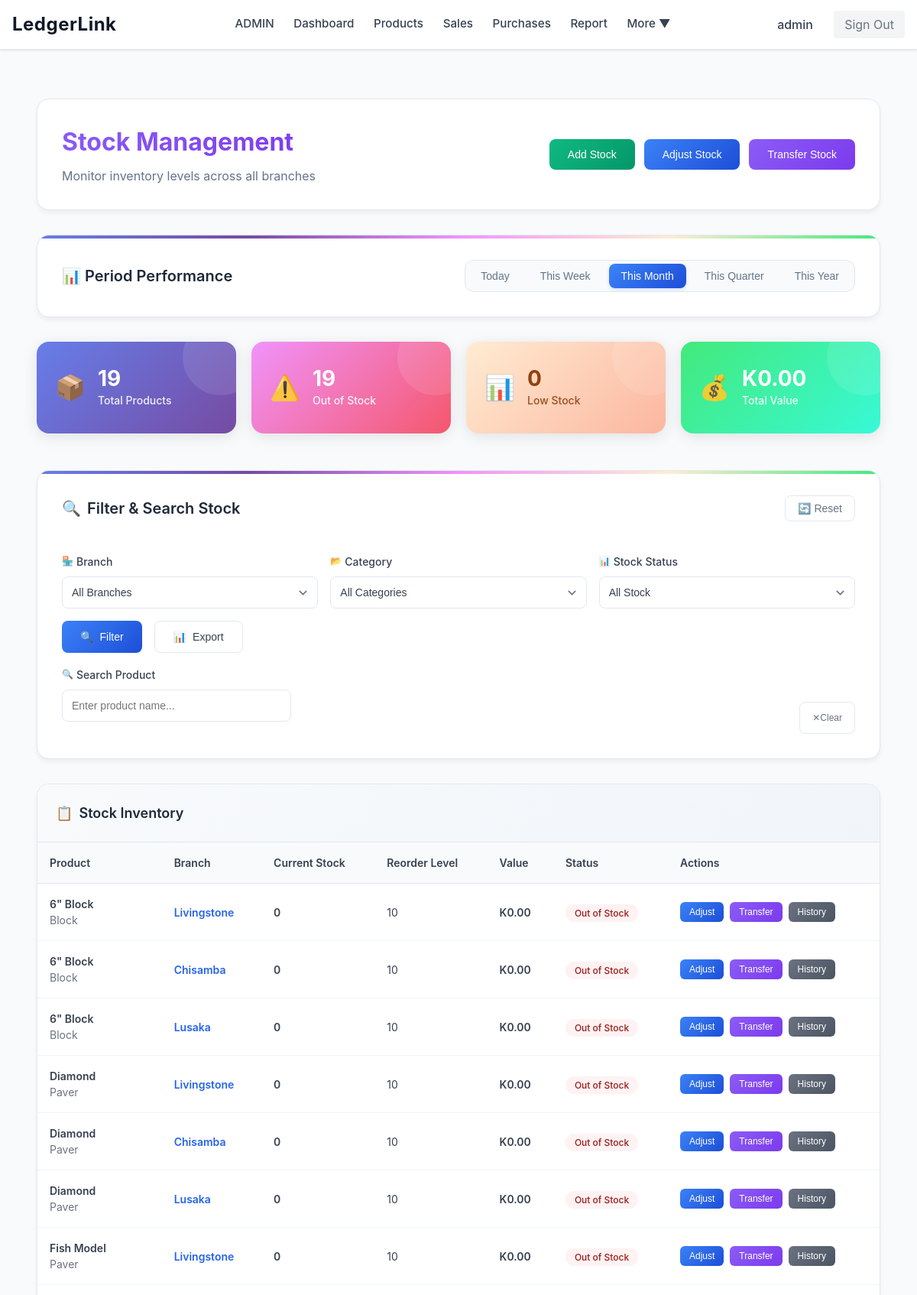
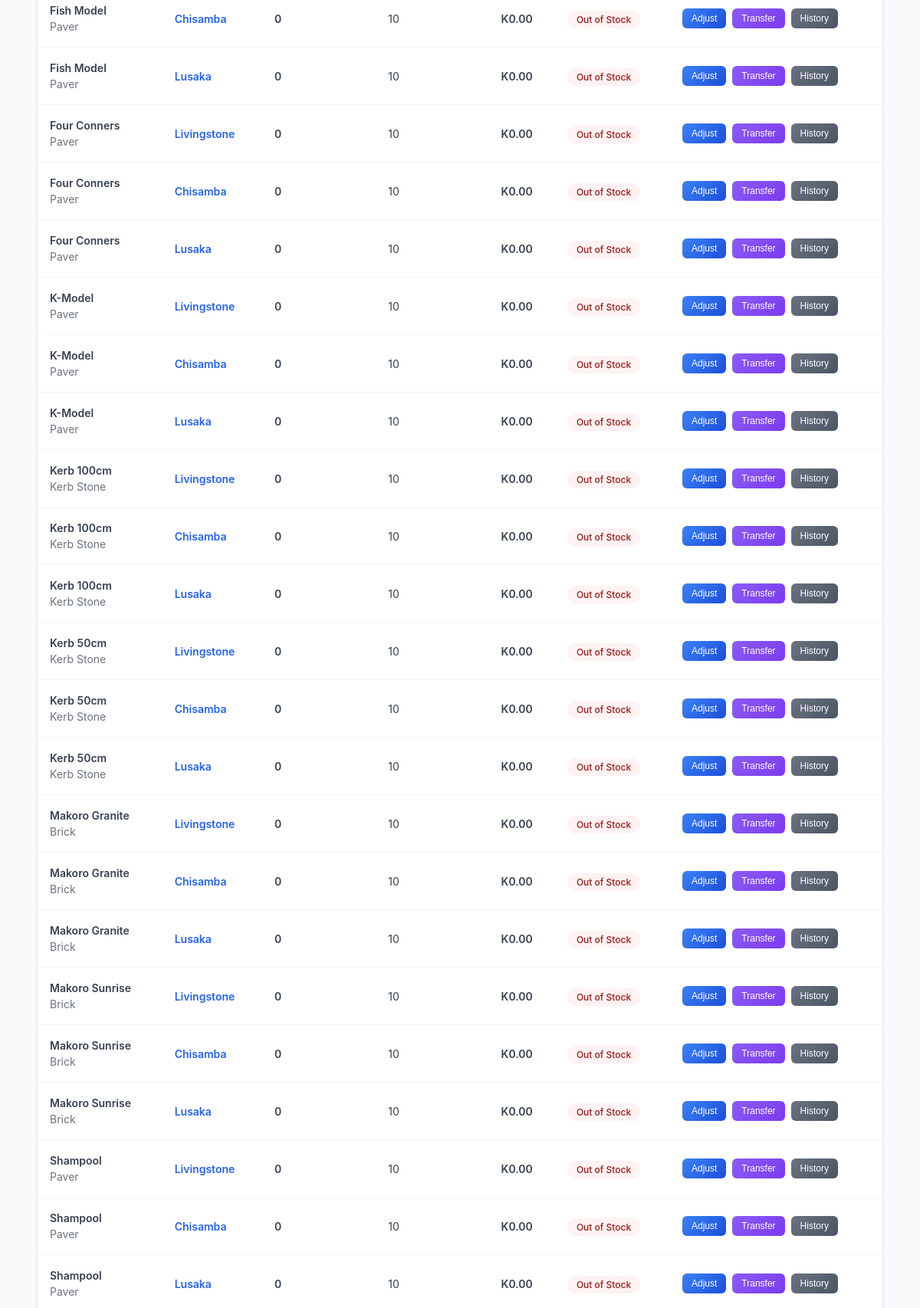
The app's page /stock/view.php (signed in, upper part) with its own data (2 pictures, top to bottom).
### tables this page shows
CREATE TABLE IF NOT EXISTS products (
    id INT AUTO_INCREMENT PRIMARY KEY,
    name VARCHAR(100) NOT NULL,
    category VARCHAR(50) NOT NULL,
    price DECIMAL(10,2) NOT NULL,
    branches TEXT NOT NULL,
    created_at TIMESTAMP DEFAULT CURRENT_TIMESTAMP
);

### stock/view.php (the view, shortened to what this page needs)
<?php
$conn = getDbConnection();
$products = [];
$result = $conn->query('SELECT id, name, category, price FROM products ORDER BY name ASC');
while ($row = $result->fetch_assoc()) {
    $products[$row['id']] = [
        'name' => $row['name'],
        'category' => $row['category'],
        'price' => $row['price']
    ];
}
$branches = ['Livingstone', 'Chisamba', 'Lusaka'];
$stock = [];
$totalProducts = 0;
$outOfStock = 0;
$lowStock = 0;
$totalValue = 0;
foreach ($products as $pid => $product) {
    $productTotalStock = 0;
    foreach ($branches as $branch) {
        $purchases = $conn->query("SELECT SUM(quantity - damages) AS total FROM purchases WHERE product_id = $pid AND branch = '$branch'");
        $purchased = ($row = $purchases->fetch_assoc()) ? intval($row['total']) : 0;
        $sales = $conn->query("SELECT SUM(quantity) AS total FROM sales WHERE product_id = $pid AND branch = '$branch'");
        $sold = ($row = $sales->fetch_assoc()) ? intval($row['total']) : 0;
        $transfersOut = $conn->query("SELECT SUM(quantity) AS total FROM transfers WHERE product_id = $pid AND source_branch = '$branch'");
        $out = ($row = $transfersOut->fetch_assoc()) ? intval($row['total']) : 0;
        $transfersIn = $conn->query("SELECT SUM(quantity) AS total FROM transfers WHERE product_id = $pid AND dest_branch = '$branch'");
        $in = ($row = $transfersIn->fetch_assoc()) ? intval($row['total']) : 0;
        $branchStock = $purchased - $sold - $out + $in;
        $stock[$pid][$branch] = $branchStock;
        $productTotalStock += $branchStock;
    }
    $totalProducts++;
    if ($productTotalStock == 0) {
        $outOfStock++;
    } elseif ($productTotalStock < 10) {
        $lowStock++;
    }
    $totalValue += $productTotalStock * $product['price'];
}
?>
<?php include '../includes/header.php'; ?>
<div class="stock-container">
<div class="stock-header">
    <div class="header-content">
        <h1>Stock Management</h1>
        <p>Monitor inventory levels across all branches</p>
    </div>
    <div class="action-buttons">
        <button class="btn btn-success" onclick="showAddStockModal()">Add Stock</button>
        <button class="btn btn-primary" onclick="showAdjustStockModal()">Adjust Stock</button>
        <button class="btn btn-secondary" onclick="showTransferStockModal()">Transfer Stock</button>
    </div>
</div>
<div class="period-performance">
    <div class="performance-header">
        <h2>📊 Period Performance</h2>
        <div class="period-tabs">
            <button class="period-tab" data-period="today">Today</button>
            <button class="period-tab" data-period="week">This Week</button>
            <button class="period-tab active" data-period="month">This Month</button>
            <button class="period-tab" data-period="quarter">This Quarter</button>
            <button class="period-tab" data-period="year">This Year</button>
        </div>
    </div>
</div>
<div class="stock-stats" id="stockStatsContainer">
    <div class="stat-card blue">
        <div class="stat-icon">📦</div>
        <div class="stat-content">
            <div class="stat-number" id="totalProducts"><?php echo $totalProducts; ?></div>
            <div class="stat-label">Total Products</div>
        </div>
    </div>
    <div class="stat-card red">
        <div class="stat-icon">⚠️</div>
        <div class="stat-content">
            <div class="stat-number" id="outOfStock"><?php echo $outOfStock; ?></div>
            <div class="stat-label">Out of Stock</div>
        </div>
    </div>
    <div class="stat-card yellow">
        <div class="stat-icon">📊</div>
        <div class="stat-content">
            <div class="stat-number" id="lowStock"><?php echo $lowStock; ?></div>
            <div class="stat-label">Low Stock</div>
        </div>
    </div>
    <div class="stat-card green">
        <div class="stat-icon">💰</div>
        <div class="stat-content">
            <div class="stat-number" id="totalValue">K<?php echo number_format($totalValue, 2); ?></div>
            <div class="stat-label">Total Value</div>
        </div>
    </div>
</div>
<div class="filter-section">
    <div class="filter-header">
        <h2 class="filter-title">
            <span>🔍</span> Filter & Search Stock
        </h2>
        <div class="filter-actions">
            <button class="filter-reset" onclick="resetFilters()">
                🔄 Reset
            </button>
        </div>
    </div>
    <div class="filter-row">
        <div class="form-group">
            <label>
                <span class="label-icon">🏪</span> Branch
            </label>
            <select id="branchFilter">
                <option value="">All Branches</option>
            </select>
        </div>
        <div class="form-group">
            <label>
                <span class="label-icon">📂</span> Category
            </label>
            <select id="categoryFilter">
                <option value="">All Categories</option>
            </select>
        </div>
        <div class="form-group">
            <label>
                <span class="label-icon">📊</span> Stock Status
            </label>
            <select id="statusFilter">
                <option value="">All Stock</option>
            </select>
        </div>
    </div>
    <div class="filter-buttons">
        <button class="filter-btn" onclick="applyFilters()">
            <span>🔍</span> Filter
        </button>
        <button class="filter-export" onclick="exportStock()">
            <span>📊</span> Export
        </button>
    </div>
    <div class="search-row">
        <div class="form-group search-group">
            <label>
                <span class="label-icon">🔍</span> Search Product
            </label>
            <input type="text" id="productSearch" placeholder="Enter product name...">
        </div>
        <button class="clear-search" onclick="clearSearch()">
            <span>✕</span> Clear
        </button>
    </div>
</div>
<div class="stock-table">
    <div class="table-header">
        <h2 class="table-title">
            <span>📋</span> Stock Inventory
        </h2>
    </div>
    <table class="table">
        <thead>
            <tr>
                <th>Product</th>
                <th>Branch</th>
                <th>Current Stock</th>
                <th>Reorder Level</th>
                <th>Value</th>
                <th>Status</th>
                <th>Actions</th>
            </tr>
        </thead>
        <tbody>
            <?php foreach ($products as $pid => $product): ?>
                <?php foreach ($branches as $branch): ?>
                    <?php
                    $currentStock = $stock[$pid][$branch];
                    $reorderLevel = 10;
                    $value = $currentStock * $product['price'];
                    if ($currentStock == 0) {
                        $status = 'Out of Stock';
                        $statusClass = 'status-out';
                    } elseif ($currentStock < $reorderLevel) {
                        $status = 'Low Stock';
                        $statusClass = 'status-low';
                    } else {
                        $status = 'Good Stock';
                        $statusClass = 'status-good';
                    }
                    ?>
                    <tr>
                        <td>
                            <div class="font-bold"><?php echo htmlspecialchars($product['name']); ?></div>
                            <div class="text-sm text-gray"><?php echo htmlspecialchars($product['category']); ?></div>
                        </td>
                        <td>
                            <span class="text-sm font-bold" style="color: #2563eb;"><?php echo $branch; ?></span>
                        </td>
                        <td class="font-bold"><?php echo $currentStock; ?></td>
                        <td class="text-gray"><?php echo $reorderLevel; ?></td>
                        <td class="text-green font-bold">K<?php echo number_format($value, 2); ?></td>
                        <td>
                            <span class="stock-status <?php echo $statusClass; ?>">
                                <?php echo $status; ?>
                            </span>
                        </td>
                        <td>
                            <div class="stock-actions">
                                <button class="adjust-btn" onclick="showAdjustModal('<?php echo $pid; ?>', '<?php echo $branch; ?>', '<?php echo htmlspecialchars($product['name'], ENT_QUOTES); ?>', <?php echo $currentStock; ?>)">Adjust</button>
                                <button class="transfer-btn" onclick="showTransferModal('<?php echo $pid; ?>', '<?php echo $branch; ?>', '<?php echo htmlspecialchars($product['name'], ENT_QUOTES); ?>', <?php echo $currentStock; ?>)">Transfer</button>
                                <button class="history-btn" onclick="showStockHistory('<?php echo $pid; ?>', '<?php echo $branch; ?>', '<?php echo htmlspecialchars($product['name'], ENT_QUOTES); ?>')">History</button>
                            </div>
                        </td>
                    </tr>
                <?php endforeach; ?>
            <?php endforeach; ?>
        </tbody>
    </table>
</div>
</div>
<?php include '../includes/footer.php'; ?>

### includes/header.php (style rules this page uses)
* { margin: 0; padding: 0; box-sizing: border-box; }
body { font-family: -apple-system, BlinkMacSystemFont, 'Segoe UI', Roboto, sans-serif; background-color: #f9fafb; min-height: 100vh; line-height: 1.5; }
.table { width: 100%; border-collapse: collapse; }
.table th { background: #f9fafb; padding: 0.75rem; text-align: left; font-weight: 600; color: #374151; border-bottom: 1px solid #e5e7eb; }
.table td { padding: 0.75rem; border-bottom: 1px solid #e5e7eb; color: #6b7280; }
.form-group { margin-bottom: 1rem; }
.form-group:last-child { margin-bottom: 0; }
label { display: block; font-size: 0.875rem; font-weight: 500; color: #374151; margin-bottom: 0.5rem; }
input[type="text"], input[type="email"], input[type="password"], input[type="number"], input[type="date"], select, textarea { width: 100%; padding: 0.75rem; border: 1px solid #d1d5db; border-radius: 0.5rem; font-size: 1rem; transition: border-color 0.2s, box-shadow 0.2s; }
.btn { display: inline-block; padding: 0.75rem 1rem; border-radius: 0.5rem; font-size: 0.875rem; font-weight: 500; text-decoration: none; text-align: center; border: none; cursor: pointer; transition: all 0.2s; }
.btn-primary { background: #2563eb; color: white; }
.btn-success { background: #059669; color: white; }
.btn-secondary { background: #6b7280; color: white; }
.action-buttons { display: flex; gap: 0.5rem; align-items: center; }
.action-buttons .btn { padding: 0.5rem 0.75rem; font-size: 0.75rem; }
.font-bold { font-weight: 700; }
.text-sm { font-size: 0.875rem; }
.text-green { color: #059669; }
.text-gray { color: #6b7280; }

### records on screen
products: name "6\" Block", category "Block", branch "Livingstone", currentStock "0", reorderLevel "10", price "0.00", status "Out of Stock", branch "Chisamba", branch "Lusaka"
products: name "Diamond", category "Paver", branch "Livingstone", currentStock "0", reorderLevel "10", price "0.00", status "Out of Stock", branch "Chisamba", branch "Lusaka"
products: name "Fish Model", category "Paver", branch "Livingstone", currentStock "0", reorderLevel "10", price "0.00", status "Out of Stock", branch "Chisamba", branch "Lusaka"
products: name "Four Conners", category "Paver", branch "Livingstone", currentStock "0", reorderLevel "10", price "0.00", status "Out of Stock", branch "Chisamba", branch "Lusaka"
products: name "K-Model", category "Paver", branch "Livingstone", currentStock "0", reorderLevel "10", price "0.00", status "Out of Stock", branch "Chisamba", branch "Lusaka"
products: name "Kerb 100cm", category "Kerb Stone", branch "Livingstone", currentStock "0", reorderLevel "10", price "0.00", status "Out of Stock", branch "Chisamba", branch "Lusaka"
products: name "Kerb 50cm", category "Kerb Stone", branch "Livingstone", currentStock "0", reorderLevel "10", price "0.00", status "Out of Stock", branch "Chisamba", branch "Lusaka"
products: name "Makoro Granite", category "Brick", branch "Livingstone", currentStock "0", reorderLevel "10", price "0.00", status "Out of Stock", branch "Chisamba", branch "Lusaka"
products: name "Makoro Sunrise", category "Brick", branch "Livingstone", currentStock "0", reorderLevel "10", price "0.00", status "Out of Stock", branch "Chisamba", branch "Lusaka"
products: name "Shampool", category "Paver", branch "Livingstone", currentStock "0", reorderLevel "10", price "0.00", status "Out of Stock", branch "Chisamba", branch "Lusaka"

### other values on screen
$_SESSION['username'] "admin"
$totalProducts "19"
$outOfStock "19"
$lowStock "0"
